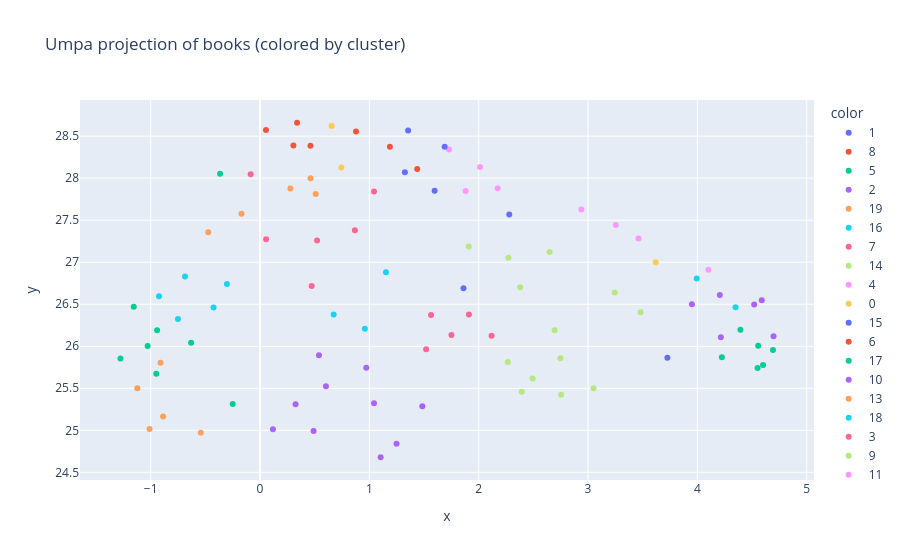

The notebook cell saved with this chart:
### Code cell
visualize_clusters(normalized_df,memberships,best_k,df_raw)

### Figure 1 — Plotly figure (JSON) as saved in the notebook; plotly's stock layout.template omitted (floating-point values rounded to 4 significant figures)
{"data": [{"customdata": [["The Night Circus", 0], ["The Starless Sea", 2], ["Lud-in-the-Mist", 8]], "hovertemplate": "color=1<br>x=%{x}<br>y=%{y}<br>title=%{customdata[0]}<br>index=%{customdata[1]}<extra></extra>", "legendgroup": "1", "marker": {"color": "#636efa", "symbol": "circle"}, "mode": "markers", "name": "1", "orientation": "v", "showlegend": true, "type": "scatter", "x": [1.861, 2.28, 3.726], "xaxis": "x", "y": [26.69, 27.57, 25.86], "yaxis": "y"}, {"customdata": [["Babel", 1], ["The Pillars of the Earth", 35]], "hovertemplate": "color=8<br>x=%{x}<br>y=%{y}<br>title=%{customdata[0]}<br>index=%{customdata[1]}<extra></extra>", "legendgroup": "8", "marker": {"color": "#EF553B", "symbol": "circle"}, "mode": "markers", "name": "8", "orientation": "v", "showlegend": true, "type": "scatter", "x": [1.188, 1.438], "xaxis": "x", "y": [28.37, 28.11], "yaxis": "y"}, {"customdata": [["A Sorceress Comes to Call", 3], ["One Dark Window", 5], ["Red Sister", 29], ["The Familiar", 49], ["A Game of Thrones", 54], ["The Way of Shadows", 74], ["Blood Song", 88], ["The Warded Man", 98]], "hovertemplate": "color=5<br>x=%{x}<br>y=%{y}<br>title=%{customdata[0]}<br>index=%{customdata[1]}<extra></extra>", "legendgroup": "5", "marker": {"color": "#00cc96", "symbol": "circle"}, "mode": "markers", "name": "5", "orientation": "v", "showlegend": true, "type": "scatter", "x": [-0.2502, -1.028, -0.6305, -1.155, -0.3654, -1.277, -0.9413, -0.9492], "xaxis": "x", "y": [25.31, 26.0, 26.04, 26.47, 28.05, 25.85, 26.19, 25.67], "yaxis": "y"}, {"customdata": [["The Hobbit", 4], ["Emily Wilde's Encyclopedia of Faeries", 11], ["Emily Wilde's Map of the Otherlands", 12], ["Half a Soul", 18], ["Harry Potter and the Sorcerer's Stone", 69], ["Redwall", 83]], "hovertemplate": "color=2<br>x=%{x}<br>y=%{y}<br>title=%{customdata[0]}<br>index=%{customdata[1]}<extra></extra>", "legendgroup": "2", "marker": {"color": "#ab63fa", "symbol": "circle"}, "mode": "markers", "name": "2", "orientation": "v", "showlegend": true, "type": "scatter", "x": [4.205, 4.215, 4.697, 4.52, 4.588, 3.95], "xaxis": "x", "y": [26.61, 26.11, 26.12, 26.5, 26.55, 26.5], "yaxis": "y"}, {"customdata": [["Two Twisted Crowns", 6], ["Where the Dark Stands Still", 42], ["The Knight and the Moth", 43], ["When the Moon Hatched", 48], ["Lucy Undying", 50]], "hovertemplate": "color=19<br>x=%{x}<br>y=%{y}<br>title=%{customdata[0]}<br>index=%{customdata[1]}<extra></extra>", "legendgroup": "19", "marker": {"color": "#FFA15A", "symbol": "circle"}, "mode": "markers", "name": "19", "orientation": "v", "showlegend": true, "type": "scatter", "x": [-0.4735, 0.5096, 0.2774, 0.4624, -0.1694], "xaxis": "x", "y": [27.36, 27.81, 27.88, 28.0, 27.58], "yaxis": "y"}, {"customdata": [["The Spellshop", 7], ["The Enchanted Greenhouse", 46]], "hovertemplate": "color=16<br>x=%{x}<br>y=%{y}<br>title=%{customdata[0]}<br>index=%{customdata[1]}<extra></extra>", "legendgroup": "16", "marker": {"color": "#19d3f3", "symbol": "circle"}, "mode": "markers", "name": "16", "orientation": "v", "showlegend": true, "type": "scatter", "x": [4.349, 3.994], "xaxis": "x", "y": [26.46, 26.81], "yaxis": "y"}, {"customdata": [["Uprooted", 9], ["Thornhedge", 19], ["Spinning Silver", 20], ["The Name of the Wind", 32], ["Sorcery of Thorns", 58]], "hovertemplate": "color=7<br>x=%{x}<br>y=%{y}<br>title=%{customdata[0]}<br>index=%{customdata[1]}<extra></extra>", "legendgroup": "7", "marker": {"color": "#FF6692", "symbol": "circle"}, "mode": "markers", "name": "7", "orientation": "v", "showlegend": true, "type": "scatter", "x": [1.519, 1.751, 1.91, 1.564, 2.118], "xaxis": "x", "y": [25.96, 26.13, 26.38, 26.37, 26.13], "yaxis": "y"}, {"customdata": [["The Ten Thousands Doors of January", 10], ["Words of Radiance", 23], ["Elantris", 25], ["The Fellowship of the Ring", 51], ["The Priory of the Orange Tree", 57]], "hovertemplate": "color=14<br>x=%{x}<br>y=%{y}<br>title=%{customdata[0]}<br>index=%{customdata[1]}<extra></extra>", "legendgroup": "14", "marker": {"color": "#B6E880", "symbol": "circle"}, "mode": "markers", "name": "14", "orientation": "v", "showlegend": true, "type": "scatter", "x": [2.648, 2.272, 2.379, 3.243, 1.908], "xaxis": "x", "y": [27.12, 27.05, 26.7, 26.64, 27.19], "yaxis": "y"}, {"customdata": [["Circe", 13], ["The Empress of Salt and Fortune", 17], ["Under Heaven", 72], ["Tigana", 91]], "hovertemplate": "color=4<br>x=%{x}<br>y=%{y}<br>title=%{customdata[0]}<br>index=%{customdata[1]}<extra></extra>", "legendgroup": "4", "marker": {"color": "#FF97FF", "symbol": "circle"}, "mode": "markers", "name": "4", "orientation": "v", "showlegend": true, "type": "scatter", "x": [2.013, 2.173, 1.881, 1.729], "xaxis": "x", "y": [28.13, 27.88, 27.85, 28.34], "yaxis": "y"}, {"customdata": [["The Song of Achilles", 14], ["The Sword of Kaigen", 96]], "hovertemplate": "color=0<br>x=%{x}<br>y=%{y}<br>title=%{customdata[0]}<br>index=%{customdata[1]}<extra></extra>", "legendgroup": "0", "marker": {"color": "#FECB52", "symbol": "circle"}, "mode": "markers", "name": "0", "orientation": "v", "showlegend": true, "type": "scatter", "x": [0.7436, 0.6548], "xaxis": "x", "y": [28.13, 28.62], "yaxis": "y"}, {"customdata": [["The Spear Cuts Through Water", 15], ["The Final Empire", 24], ["Katabasis", 44], ["The Sudden Appearance of Hope", 78]], "hovertemplate": "color=15<br>x=%{x}<br>y=%{y}<br>title=%{customdata[0]}<br>index=%{customdata[1]}<extra></extra>", "legendgroup": "15", "marker": {"color": "#636efa", "symbol": "circle"}, "mode": "markers", "name": "15", "orientation": "v", "showlegend": true, "type": "scatter", "x": [1.354, 1.325, 1.689, 1.597], "xaxis": "x", "y": [28.57, 28.07, 28.37, 27.85], "yaxis": "y"}, {"customdata": [["The Spirit Bares Its Teeth", 16], ["The Poppy War", 34], ["Blood Over Bright Haven", 45], ["The Fifth Season", 66], ["It", 75]], "hovertemplate": "color=6<br>x=%{x}<br>y=%{y}<br>title=%{customdata[0]}<br>index=%{customdata[1]}<extra></extra>", "legendgroup": "6", "marker": {"color": "#EF553B", "symbol": "circle"}, "mode": "markers", "name": "6", "orientation": "v", "showlegend": true, "type": "scatter", "x": [0.4612, 0.3053, 0.878, 0.339, 0.05459], "xaxis": "x", "y": [28.38, 28.39, 28.55, 28.66, 28.57], "yaxis": "y"}, {"customdata": [["Mort", 21], ["The Fifth Elephant", 22], ["Hounded", 41], ["Toad Words and Other Stories", 47], ["Guards! Guards!", 53], ["The Princess Bride", 86]], "hovertemplate": "color=17<br>x=%{x}<br>y=%{y}<br>title=%{customdata[0]}<br>index=%{customdata[1]}<extra></extra>", "legendgroup": "17", "marker": {"color": "#00cc96", "symbol": "circle"}, "mode": "markers", "name": "17", "orientation": "v", "showlegend": true, "type": "scatter", "x": [4.394, 4.601, 4.55, 4.556, 4.224, 4.691], "xaxis": "x", "y": [26.2, 25.78, 25.74, 26.01, 25.87, 25.95], "yaxis": "y"}, {"customdata": [["The First Horn", 26], ["The Black Prism", 27], ["The Eye of the World", 38], ["The Dragon's Path", 52], ["The Bone Shard Daughter", 60], ["The Lies of Locke Lamora", 64], ["Foundryside", 80], ["Throne of Glass", 89], ["The Last Wish", 90], ["The City of Brass", 93]], "hovertemplate": "color=10<br>x=%{x}<br>y=%{y}<br>title=%{customdata[0]}<br>index=%{customdata[1]}<extra></extra>", "legendgroup": "10", "marker": {"color": "#ab63fa", "symbol": "circle"}, "mode": "markers", "name": "10", "orientation": "v", "showlegend": true, "type": "scatter", "x": [1.043, 0.4899, 1.484, 1.248, 0.6027, 0.1179, 0.3249, 0.9717, 1.103, 0.5386], "xaxis": "x", "y": [25.32, 24.99, 25.29, 24.84, 25.53, 25.01, 25.31, 25.74, 24.68, 25.89], "yaxis": "y"}, {"customdata": [["The Carrion Throne", 28], ["Prince of Thorns", 31], ["The Blade Itself", 71], ["The Black Company", 73], ["Blackwing", 79]], "hovertemplate": "color=13<br>x=%{x}<br>y=%{y}<br>title=%{customdata[0]}<br>index=%{customdata[1]}<extra></extra>", "legendgroup": "13", "marker": {"color": "#FFA15A", "symbol": "circle"}, "mode": "markers", "name": "13", "orientation": "v", "showlegend": true, "type": "scatter", "x": [-0.9096, -1.01, -0.5413, -0.8863, -1.122], "xaxis": "x", "y": [25.8, 25.02, 24.97, 25.16, 25.5], "yaxis": "y"}, {"customdata": [["The Book That Wouldn't Burn", 30], ["Jonathan Strange & Mr Norrell", 63], ["American Gods", 65], ["Gardens of the Moon", 68], ["The Gunslinger", 70], ["Weaveworld", 76], ["The Darkness That Comes Before", 84], ["The Will of the Many", 94]], "hovertemplate": "color=18<br>x=%{x}<br>y=%{y}<br>title=%{customdata[0]}<br>index=%{customdata[1]}<extra></extra>", "legendgroup": "18", "marker": {"color": "#19d3f3", "symbol": "circle"}, "mode": "markers", "name": "18", "orientation": "v", "showlegend": true, "type": "scatter", "x": [1.152, 0.9588, 0.6734, -0.4252, -0.7507, -0.924, -0.303, -0.6866], "xaxis": "x", "y": [26.88, 26.21, 26.38, 26.46, 26.32, 26.6, 26.74, 26.83], "yaxis": "y"}, {"customdata": [["Stormdancer", 33], ["Godkiller", 61], ["Assassin's Apprentice", 67], ["The Rage of Dragons", 81], ["Malice", 92], ["Fourth Wing", 97]], "hovertemplate": "color=3<br>x=%{x}<br>y=%{y}<br>title=%{customdata[0]}<br>index=%{customdata[1]}<extra></extra>", "legendgroup": "3", "marker": {"color": "#FF6692", "symbol": "circle"}, "mode": "markers", "name": "3", "orientation": "v", "showlegend": true, "type": "scatter", "x": [0.5215, 0.4722, 1.043, -0.08574, 0.05561, 0.8677], "xaxis": "x", "y": [27.26, 26.72, 27.84, 28.05, 27.27, 27.38], "yaxis": "y"}, {"customdata": [["Furies of Calderon", 36], ["Magician", 37], ["Leviathan", 39], ["Green Rider", 59], ["The Blue Sword", 62], ["Dragonflight", 82], ["Eragon", 85], ["Graceling", 87]], "hovertemplate": "color=9<br>x=%{x}<br>y=%{y}<br>title=%{customdata[0]}<br>index=%{customdata[1]}<extra></extra>", "legendgroup": "9", "marker": {"color": "#B6E880", "symbol": "circle"}, "mode": "markers", "name": "9", "orientation": "v", "showlegend": true, "type": "scatter", "x": [2.394, 2.266, 3.05, 2.492, 3.481, 2.754, 2.747, 2.695], "xaxis": "x", "y": [25.46, 25.81, 25.5, 25.62, 26.4, 25.42, 25.86, 26.19], "yaxis": "y"}, {"customdata": [["The Neverending Story", 40], ["Erdsee", 55], ["The Chronicles of Narnia", 56], ["The Goblin Emperor", 77]], "hovertemplate": "color=11<br>x=%{x}<br>y=%{y}<br>title=%{customdata[0]}<br>index=%{customdata[1]}<extra></extra>", "legendgroup": "11", "marker": {"color": "#FF97FF", "symbol": "circle"}, "mode": "markers", "name": "11", "orientation": "v", "showlegend": true, "type": "scatter", "x": [3.462, 2.939, 4.101, 3.254], "xaxis": "x", "y": [27.28, 27.63, 26.91, 27.44], "yaxis": "y"}, {"customdata": [["The House in the Cerulean Sea", 95]], "hovertemplate": "color=12<br>x=%{x}<br>y=%{y}<br>title=%{customdata[0]}<br>index=%{customdata[1]}<extra></extra>", "legendgroup": "12", "marker": {"color": "#FECB52", "symbol": "circle"}, "mode": "markers", "name": "12", "orientation": "v", "showlegend": true, "type": "scatter", "x": [3.619], "xaxis": "x", "y": [27.0], "yaxis": "y"}], "layout": {"legend": {"title": {"text": "color"}, "tracegroupgap": 0}, "title": {"text": "Umpa projection of books (colored by cluster)"}, "xaxis": {"anchor": "y", "domain": [0, 1], "title": {"text": "x"}}, "yaxis": {"anchor": "x", "domain": [0, 1], "title": {"text": "y"}}}}
